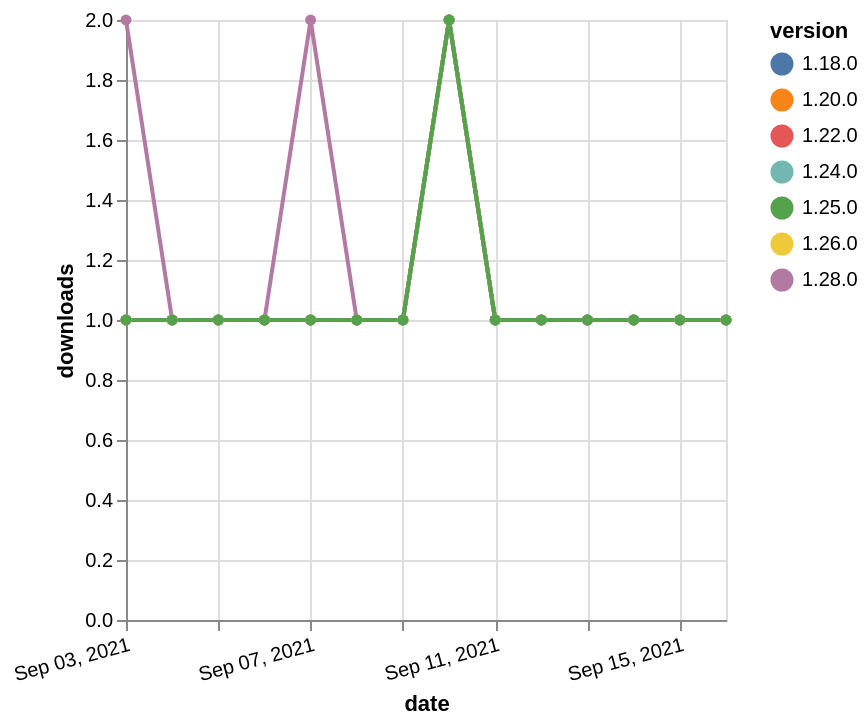

Express this chart as Vega-Lite.
### Vega-Lite specification from a JSON file in a GitHub repository (floating-point values rounded to 4 significant figures)
{"$schema": "https://vega.github.io/schema/vega-lite/v5.json", "description": "A simple bar chart with embedded data.", "data": {"values": [{"date": "2021-09-03", "total": 221, "delta": 1, "version": "1.18.0"}, {"date": "2021-09-04", "total": 222, "delta": 1, "version": "1.18.0"}, {"date": "2021-09-05", "total": 223, "delta": 1, "version": "1.18.0"}, {"date": "2021-09-06", "total": 224, "delta": 1, "version": "1.18.0"}, {"date": "2021-09-07", "total": 225, "delta": 1, "version": "1.18.0"}, {"date": "2021-09-08", "total": 226, "delta": 1, "version": "1.18.0"}, {"date": "2021-09-09", "total": 227, "delta": 1, "version": "1.18.0"}, {"date": "2021-09-10", "total": 229, "delta": 2, "version": "1.18.0"}, {"date": "2021-09-11", "total": 230, "delta": 1, "version": "1.18.0"}, {"date": "2021-09-12", "total": 231, "delta": 1, "version": "1.18.0"}, {"date": "2021-09-13", "total": 232, "delta": 1, "version": "1.18.0"}, {"date": "2021-09-14", "total": 233, "delta": 1, "version": "1.18.0"}, {"date": "2021-09-15", "total": 234, "delta": 1, "version": "1.18.0"}, {"date": "2021-09-16", "total": 235, "delta": 1, "version": "1.18.0"}, {"date": "2021-09-03", "total": 173, "delta": 1, "version": "1.22.0"}, {"date": "2021-09-04", "total": 174, "delta": 1, "version": "1.22.0"}, {"date": "2021-09-05", "total": 175, "delta": 1, "version": "1.22.0"}, {"date": "2021-09-06", "total": 176, "delta": 1, "version": "1.22.0"}, {"date": "2021-09-07", "total": 177, "delta": 1, "version": "1.22.0"}, {"date": "2021-09-08", "total": 178, "delta": 1, "version": "1.22.0"}, {"date": "2021-09-09", "total": 179, "delta": 1, "version": "1.22.0"}, {"date": "2021-09-10", "total": 181, "delta": 2, "version": "1.22.0"}, {"date": "2021-09-11", "total": 182, "delta": 1, "version": "1.22.0"}, {"date": "2021-09-12", "total": 183, "delta": 1, "version": "1.22.0"}, {"date": "2021-09-13", "total": 184, "delta": 1, "version": "1.22.0"}, {"date": "2021-09-14", "total": 185, "delta": 1, "version": "1.22.0"}, {"date": "2021-09-15", "total": 186, "delta": 1, "version": "1.22.0"}, {"date": "2021-09-16", "total": 187, "delta": 1, "version": "1.22.0"}, {"date": "2021-09-03", "total": 110, "delta": 2, "version": "1.28.0"}, {"date": "2021-09-04", "total": 111, "delta": 1, "version": "1.28.0"}, {"date": "2021-09-05", "total": 112, "delta": 1, "version": "1.28.0"}, {"date": "2021-09-06", "total": 113, "delta": 1, "version": "1.28.0"}, {"date": "2021-09-07", "total": 115, "delta": 2, "version": "1.28.0"}, {"date": "2021-09-08", "total": 116, "delta": 1, "version": "1.28.0"}, {"date": "2021-09-09", "total": 117, "delta": 1, "version": "1.28.0"}, {"date": "2021-09-10", "total": 119, "delta": 2, "version": "1.28.0"}, {"date": "2021-09-11", "total": 120, "delta": 1, "version": "1.28.0"}, {"date": "2021-09-12", "total": 121, "delta": 1, "version": "1.28.0"}, {"date": "2021-09-13", "total": 122, "delta": 1, "version": "1.28.0"}, {"date": "2021-09-14", "total": 123, "delta": 1, "version": "1.28.0"}, {"date": "2021-09-15", "total": 124, "delta": 1, "version": "1.28.0"}, {"date": "2021-09-16", "total": 125, "delta": 1, "version": "1.28.0"}, {"date": "2021-09-03", "total": 165, "delta": 1, "version": "1.26.0"}, {"date": "2021-09-04", "total": 166, "delta": 1, "version": "1.26.0"}, {"date": "2021-09-05", "total": 167, "delta": 1, "version": "1.26.0"}, {"date": "2021-09-06", "total": 168, "delta": 1, "version": "1.26.0"}, {"date": "2021-09-07", "total": 169, "delta": 1, "version": "1.26.0"}, {"date": "2021-09-08", "total": 170, "delta": 1, "version": "1.26.0"}, {"date": "2021-09-09", "total": 171, "delta": 1, "version": "1.26.0"}, {"date": "2021-09-10", "total": 173, "delta": 2, "version": "1.26.0"}, {"date": "2021-09-11", "total": 174, "delta": 1, "version": "1.26.0"}, {"date": "2021-09-12", "total": 175, "delta": 1, "version": "1.26.0"}, {"date": "2021-09-13", "total": 176, "delta": 1, "version": "1.26.0"}, {"date": "2021-09-14", "total": 177, "delta": 1, "version": "1.26.0"}, {"date": "2021-09-15", "total": 178, "delta": 1, "version": "1.26.0"}, {"date": "2021-09-16", "total": 179, "delta": 1, "version": "1.26.0"}, {"date": "2021-09-03", "total": 297, "delta": 1, "version": "1.20.0"}, {"date": "2021-09-04", "total": 298, "delta": 1, "version": "1.20.0"}, {"date": "2021-09-05", "total": 299, "delta": 1, "version": "1.20.0"}, {"date": "2021-09-06", "total": 300, "delta": 1, "version": "1.20.0"}, {"date": "2021-09-07", "total": 301, "delta": 1, "version": "1.20.0"}, {"date": "2021-09-08", "total": 302, "delta": 1, "version": "1.20.0"}, {"date": "2021-09-09", "total": 303, "delta": 1, "version": "1.20.0"}, {"date": "2021-09-10", "total": 305, "delta": 2, "version": "1.20.0"}, {"date": "2021-09-11", "total": 306, "delta": 1, "version": "1.20.0"}, {"date": "2021-09-12", "total": 307, "delta": 1, "version": "1.20.0"}, {"date": "2021-09-13", "total": 308, "delta": 1, "version": "1.20.0"}, {"date": "2021-09-14", "total": 309, "delta": 1, "version": "1.20.0"}, {"date": "2021-09-15", "total": 310, "delta": 1, "version": "1.20.0"}, {"date": "2021-09-16", "total": 311, "delta": 1, "version": "1.20.0"}, {"date": "2021-09-03", "total": 146, "delta": 1, "version": "1.24.0"}, {"date": "2021-09-04", "total": 147, "delta": 1, "version": "1.24.0"}, {"date": "2021-09-05", "total": 148, "delta": 1, "version": "1.24.0"}, {"date": "2021-09-06", "total": 149, "delta": 1, "version": "1.24.0"}, {"date": "2021-09-07", "total": 150, "delta": 1, "version": "1.24.0"}, {"date": "2021-09-08", "total": 151, "delta": 1, "version": "1.24.0"}, {"date": "2021-09-09", "total": 152, "delta": 1, "version": "1.24.0"}, {"date": "2021-09-10", "total": 154, "delta": 2, "version": "1.24.0"}, {"date": "2021-09-11", "total": 155, "delta": 1, "version": "1.24.0"}, {"date": "2021-09-12", "total": 156, "delta": 1, "version": "1.24.0"}, {"date": "2021-09-13", "total": 157, "delta": 1, "version": "1.24.0"}, {"date": "2021-09-14", "total": 158, "delta": 1, "version": "1.24.0"}, {"date": "2021-09-15", "total": 159, "delta": 1, "version": "1.24.0"}, {"date": "2021-09-16", "total": 160, "delta": 1, "version": "1.24.0"}, {"date": "2021-09-03", "total": 133, "delta": 1, "version": "1.25.0"}, {"date": "2021-09-04", "total": 134, "delta": 1, "version": "1.25.0"}, {"date": "2021-09-05", "total": 135, "delta": 1, "version": "1.25.0"}, {"date": "2021-09-06", "total": 136, "delta": 1, "version": "1.25.0"}, {"date": "2021-09-07", "total": 137, "delta": 1, "version": "1.25.0"}, {"date": "2021-09-08", "total": 138, "delta": 1, "version": "1.25.0"}, {"date": "2021-09-09", "total": 139, "delta": 1, "version": "1.25.0"}, {"date": "2021-09-10", "total": 141, "delta": 2, "version": "1.25.0"}, {"date": "2021-09-11", "total": 142, "delta": 1, "version": "1.25.0"}, {"date": "2021-09-12", "total": 143, "delta": 1, "version": "1.25.0"}, {"date": "2021-09-13", "total": 144, "delta": 1, "version": "1.25.0"}, {"date": "2021-09-14", "total": 145, "delta": 1, "version": "1.25.0"}, {"date": "2021-09-15", "total": 146, "delta": 1, "version": "1.25.0"}, {"date": "2021-09-16", "total": 147, "delta": 1, "version": "1.25.0"}]}, "width": "container", "mark": {"type": "line", "point": {"filled": true}}, "encoding": {"x": {"field": "date", "type": "temporal", "timeUnit": "yearmonthdate", "title": "date", "axis": {"labelAngle": -15}}, "y": {"field": "delta", "type": "quantitative", "title": "downloads"}, "color": {"field": "version", "type": "nominal"}, "tooltip": {"field": "delta"}}}
